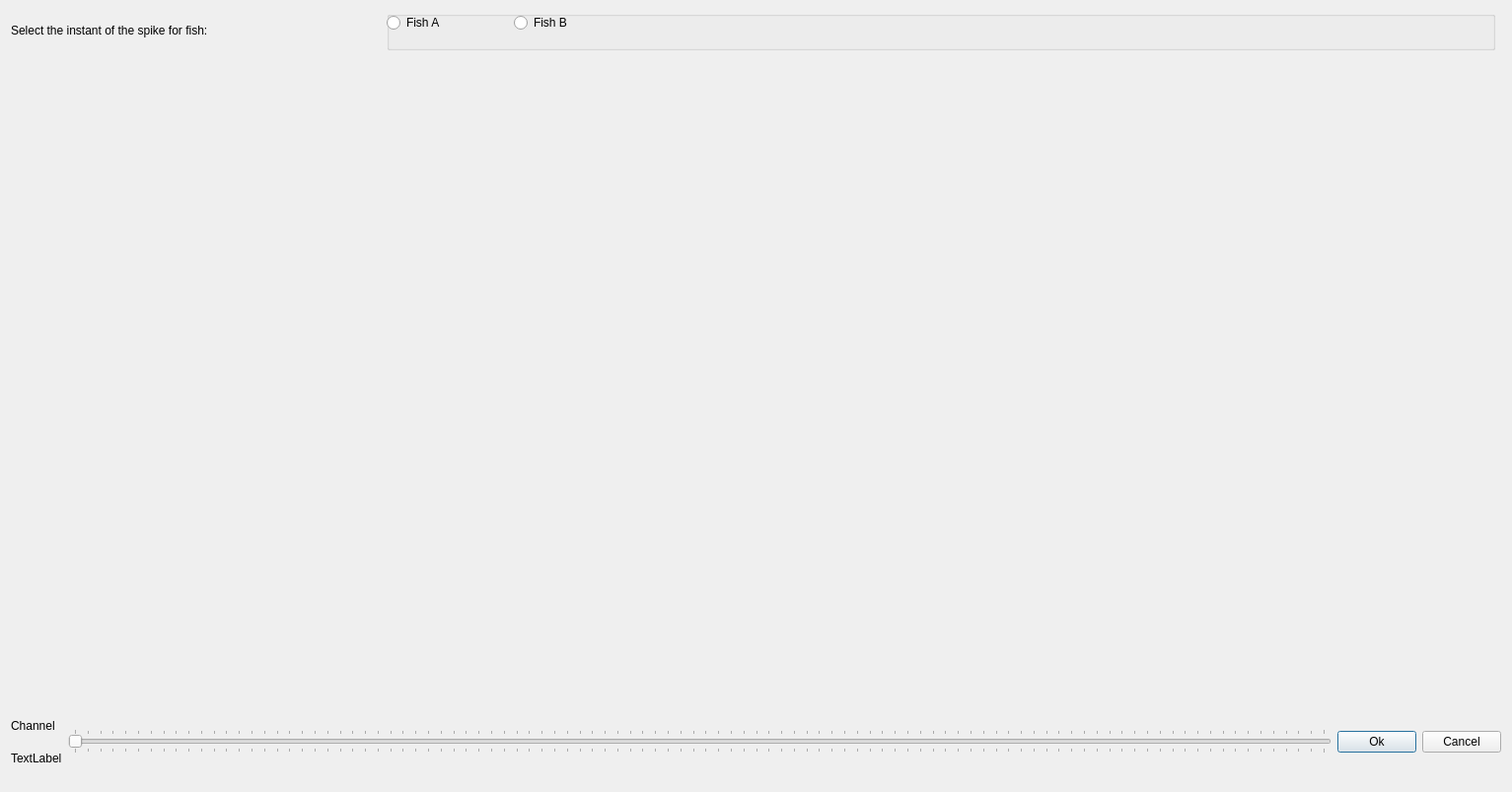
<?xml version="1.0" encoding="UTF-8"?>
<ui version="4.0">
 <class>single2overlap</class>
 <widget class="QDialog" name="single2overlap">
  <property name="windowModality">
   <enum>Qt::WindowModal</enum>
  </property>
  <property name="geometry">
   <rect>
    <x>0</x>
    <y>0</y>
    <width>1533</width>
    <height>803</height>
   </rect>
  </property>
  <property name="sizePolicy">
   <sizepolicy hsizetype="Expanding" vsizetype="Expanding">
    <horstretch>0</horstretch>
    <verstretch>0</verstretch>
   </sizepolicy>
  </property>
  <property name="focusPolicy">
   <enum>Qt::StrongFocus</enum>
  </property>
  <property name="windowTitle">
   <string>IPI and SVM tool</string>
  </property>
  <layout class="QGridLayout" name="gridLayout">
   <item row="0" column="0">
    <layout class="QGridLayout" name="mainLayout" rowstretch="1,20,1" rowminimumheight="40,0,80">
     <property name="sizeConstraint">
      <enum>QLayout::SetNoConstraint</enum>
     </property>
     <item row="0" column="0">
      <widget class="QLabel" name="infoTitle">
       <property name="sizePolicy">
        <sizepolicy hsizetype="Preferred" vsizetype="Preferred">
         <horstretch>1</horstretch>
         <verstretch>1</verstretch>
        </sizepolicy>
       </property>
       <property name="text">
        <string>Select the instant of the spike for fish:</string>
       </property>
      </widget>
     </item>
     <item row="0" column="1">
      <widget class="QGroupBox" name="fishSelector">
       <property name="sizePolicy">
        <sizepolicy hsizetype="Preferred" vsizetype="Preferred">
         <horstretch>3</horstretch>
         <verstretch>1</verstretch>
        </sizepolicy>
       </property>
       <property name="title">
        <string/>
       </property>
       <property name="alignment">
        <set>Qt::AlignLeading|Qt::AlignLeft|Qt::AlignTop</set>
       </property>
       <widget class="QWidget" name="layoutWidget">
        <property name="geometry">
         <rect>
          <x>0</x>
          <y>0</y>
          <width>252</width>
          <height>25</height>
         </rect>
        </property>
        <layout class="QHBoxLayout" name="fishSelectorLayout">
         <item>
          <widget class="QRadioButton" name="fishAButton">
           <property name="sizePolicy">
            <sizepolicy hsizetype="Minimum" vsizetype="Fixed">
             <horstretch>0</horstretch>
             <verstretch>0</verstretch>
            </sizepolicy>
           </property>
           <property name="text">
            <string>Fish A</string>
           </property>
          </widget>
         </item>
         <item>
          <widget class="QRadioButton" name="fishBButton">
           <property name="text">
            <string>Fish B</string>
           </property>
          </widget>
         </item>
        </layout>
       </widget>
      </widget>
     </item>
     <item row="1" column="0" colspan="3">
      <layout class="QHBoxLayout" name="graphsLayout">
       <property name="sizeConstraint">
        <enum>QLayout::SetNoConstraint</enum>
       </property>
       <item>
        <layout class="QVBoxLayout" name="prevLayout">
         <property name="sizeConstraint">
          <enum>QLayout::SetNoConstraint</enum>
         </property>
         <item>
          <widget class="singleSignal" name="prev1" native="true"/>
         </item>
         <item>
          <widget class="singleSignal" name="prev2" native="true">
           <zorder>widget</zorder>
          </widget>
         </item>
        </layout>
       </item>
       <item>
        <layout class="QVBoxLayout" name="spikeLayout">
         <property name="sizeConstraint">
          <enum>QLayout::SetNoConstraint</enum>
         </property>
         <item>
          <widget class="singleSignal" name="spike" native="true">
           <property name="sizePolicy">
            <sizepolicy hsizetype="Preferred" vsizetype="Preferred">
             <horstretch>0</horstretch>
             <verstretch>10</verstretch>
            </sizepolicy>
           </property>
          </widget>
         </item>
        </layout>
       </item>
       <item>
        <layout class="QVBoxLayout" name="nextLayout">
         <property name="sizeConstraint">
          <enum>QLayout::SetNoConstraint</enum>
         </property>
         <item>
          <widget class="singleSignal" name="next1" native="true"/>
         </item>
         <item>
          <widget class="singleSignal" name="next2" native="true"/>
         </item>
        </layout>
       </item>
      </layout>
     </item>
     <item row="2" column="0" colspan="3">
      <layout class="QHBoxLayout" name="bottomLayout">
       <property name="sizeConstraint">
        <enum>QLayout::SetNoConstraint</enum>
       </property>
       <item>
        <layout class="QVBoxLayout" name="verticalLayout">
         <property name="sizeConstraint">
          <enum>QLayout::SetNoConstraint</enum>
         </property>
         <property name="topMargin">
          <number>10</number>
         </property>
         <property name="bottomMargin">
          <number>10</number>
         </property>
         <item>
          <widget class="QLabel" name="channelLabel">
           <property name="text">
            <string>Channel</string>
           </property>
          </widget>
         </item>
         <item>
          <widget class="QLabel" name="channelNumber">
           <property name="text">
            <string>TextLabel</string>
           </property>
          </widget>
         </item>
        </layout>
       </item>
       <item>
        <widget class="QSlider" name="channelSelector">
         <property name="orientation">
          <enum>Qt::Horizontal</enum>
         </property>
         <property name="tickPosition">
          <enum>QSlider::TicksBothSides</enum>
         </property>
        </widget>
       </item>
       <item>
        <layout class="QHBoxLayout" name="buttonsLayout">
         <property name="sizeConstraint">
          <enum>QLayout::SetNoConstraint</enum>
         </property>
         <item>
          <widget class="QPushButton" name="okButton">
           <property name="text">
            <string>Ok</string>
           </property>
          </widget>
         </item>
         <item>
          <widget class="QPushButton" name="cancelButton">
           <property name="text">
            <string>Cancel</string>
           </property>
          </widget>
         </item>
        </layout>
       </item>
      </layout>
     </item>
    </layout>
   </item>
  </layout>
 </widget>
 <customwidgets>
  <customwidget>
   <class>singleSignal</class>
   <extends>QWidget</extends>
   <header>single2overlapAux</header>
   <container>1</container>
  </customwidget>
 </customwidgets>
 <resources/>
 <connections/>
</ui>
